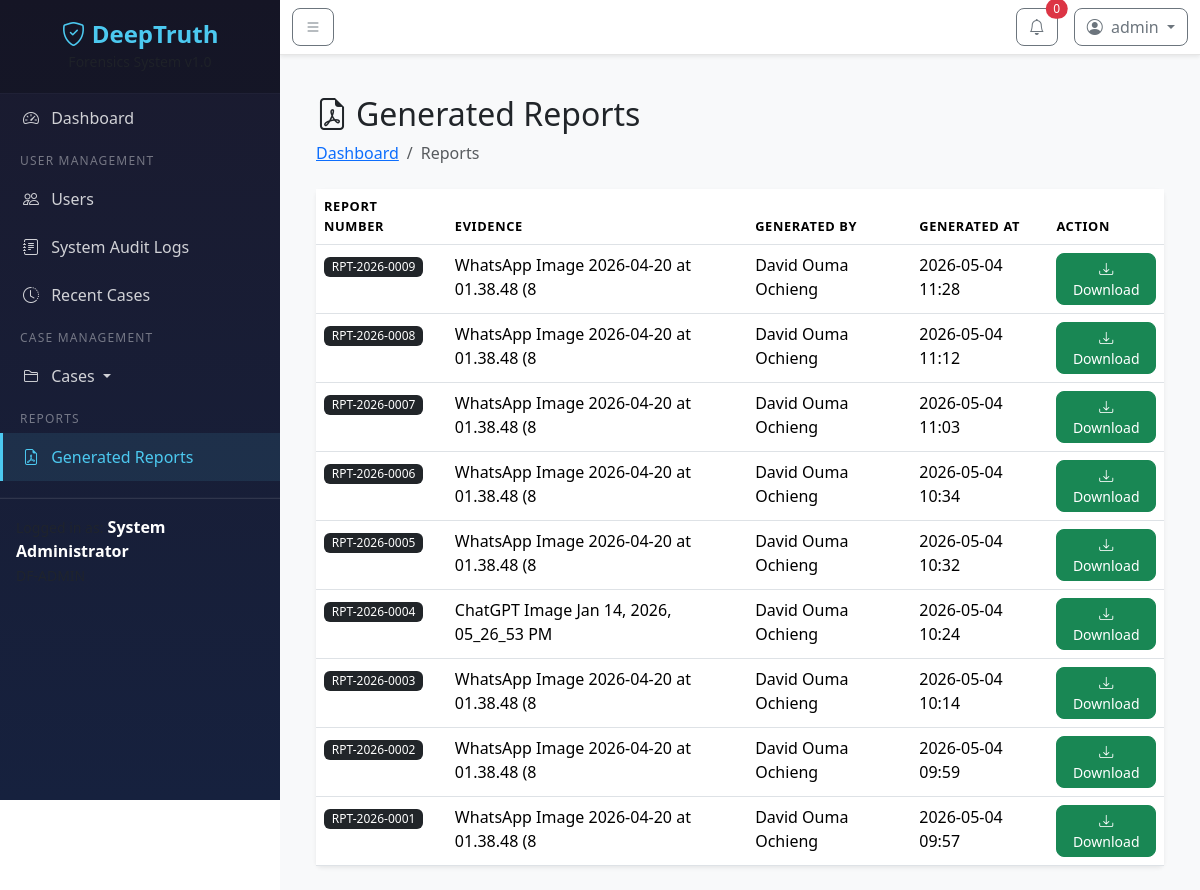
/reports/ (signed in), run on the app's committed database.
### models/user.py (models this page shows, shortened)
class User(UserMixin, db.Model):
    __tablename__ = 'users'
    id = db.Column(db.Integer, primary_key=True)
    email = db.Column(db.String(120), unique=True, nullable=False, index=True)
    username = db.Column(db.String(80), unique=True, nullable=False, index=True)
    password_hash = db.Column(db.String(256), nullable=False)
    full_name = db.Column(db.String(150), nullable=False)
    badge_number = db.Column(db.String(50), unique=True)
    role = db.Column(db.String(20), default='examiner')  # admin, examiner
    is_active = db.Column(db.Boolean, default=True)
    created_at = db.Column(db.DateTime, default=datetime.utcnow)
    last_login = db.Column(db.DateTime)
    last_logout = db.Column(db.DateTime)
    total_time_spent = db.Column(db.Integer, default=0)  # in seconds
    cases = db.relationship('Case', backref='investigator', lazy='dynamic')
    evidence_uploads = db.relationship('EvidenceFile', backref='uploader', lazy='dynamic',
                                       foreign_keys='EvidenceFile.uploaded_by')
    custody_actions = db.relationship('ChainOfCustody', backref='performer', lazy='dynamic',
                                      foreign_keys='ChainOfCustody.performed_by')
    generated_reports = db.relationship('PDFReport', backref='generator', lazy='dynamic',
                                        foreign_keys='PDFReport.generated_by')
    audit_logs = db.relationship('AuditLog', backref='user', lazy='dynamic')

### models/pdf_report.py (models this page shows, shortened)
class PDFReport(db.Model):
    __tablename__ = 'pdf_reports'
    id = db.Column(db.Integer, primary_key=True)
    evidence_id = db.Column(db.Integer, db.ForeignKey('evidence_files.id'), nullable=False)
    report_number = db.Column(db.String(30), unique=True, nullable=False)
    file_path = db.Column(db.String(500), nullable=False)
    generated_by = db.Column(db.Integer, db.ForeignKey('users.id'), nullable=False)
    generated_at = db.Column(db.DateTime, default=datetime.utcnow)

### models/evidence.py (models this page shows, shortened)
class EvidenceFile(db.Model):
    __tablename__ = 'evidence_files'
    id = db.Column(db.Integer, primary_key=True)
    case_id = db.Column(db.Integer, db.ForeignKey('cases.id'), nullable=False)
    evidence_number = db.Column(db.String(30), unique=True, nullable=False)
    original_filename = db.Column(db.String(255), nullable=False)
    stored_filename = db.Column(db.String(255), nullable=False)
    file_path = db.Column(db.String(500), nullable=False)
    file_size = db.Column(db.BigInteger)
    mime_type = db.Column(db.String(50))
    media_type = db.Column(db.String(10), default='video')  # 'video' or 'image'
    duration = db.Column(db.Float)
    resolution_width = db.Column(db.Integer)
    resolution_height = db.Column(db.Integer)
    frame_rate = db.Column(db.Float)
    video_codec = db.Column(db.String(50))
    audio_codec = db.Column(db.String(50))
    sha256_hash = db.Column(db.String(64), nullable=False)
    md5_hash = db.Column(db.String(32))
    hash_timestamp = db.Column(db.DateTime, default=datetime.utcnow)
    metadata_json = db.Column(db.JSON)
    status = db.Column(db.String(20), default='pending')
    upload_timestamp = db.Column(db.DateTime, default=datetime.utcnow)
    uploaded_by = db.Column(db.Integer, db.ForeignKey('users.id'), nullable=False)
    custody_entries = db.relationship('ChainOfCustody', backref='evidence', lazy='dynamic')
    pdf_reports = db.relationship('PDFReport', backref='evidence', lazy='dynamic')

### routes/reports.py (the view)
@reports_bp.route('/')
@login_required
def list_reports():
    reports = PDFReport.query.order_by(PDFReport.generated_at.desc()).all()
    return render_template('reports/list.html', reports=reports)

### routes/auth.py (called while the page is built)
@auth_bp.before_app_request
def track_user_activity():
    if current_user.is_authenticated:
        current_user.last_activity = datetime.utcnow()
        db.session.commit()

### templates/reports/list.html (shortened to what this page needs)
{% extends "base.html" %}
{% block content %}
<div class="container-fluid">
    <h2><i class="bi bi-file-earmark-pdf me-2"></i>Generated Reports</h2>
    <nav aria-label="breadcrumb" class="mb-4">
        <ol class="breadcrumb">
            <li class="breadcrumb-item"><a href="{{ url_for('dashboard.index') }}">Dashboard</a></li>
            <li class="breadcrumb-item active">Reports</li>
        </ol>
    </nav>
    <div class="card border-0 shadow-sm">
        <div class="card-body p-0">
            {% if reports %}
            <div class="table-responsive">
                <table class="table table-hover mb-0">
                    <thead>
                        <tr>
                            <th>Report Number</th>
                            <th>Evidence</th>
                            <th>Generated By</th>
                            <th>Generated At</th>
                            <th>Action</th>
                        </tr>
                    </thead>
                    <tbody>
                        {% for report in reports %}
                        <tr>
                            <td><span class="badge bg-dark">{{ report.report_number }}</span></td>
                            <td>{{ report.evidence.original_filename[:40] if report.evidence else 'N/A' }}</td>
                            <td>{{ report.generator.full_name if report.generator else 'SYSTEM' }}</td>
                            <td>{{ report.generated_at.strftime('%Y-%m-%d %H:%M') }}</td>
                            <td>
                                <a href="{{ url_for('reports.download_report', report_id=report.id) }}"
                                   class="btn btn-sm btn-success">
                                    <i class="bi bi-download"></i> Download
                                </a>
                            </td>
                        </tr>
                        {% endfor %}
                    </tbody>
                </table>
            </div>
            {% endif %}
        </div>
    </div>
</div>
{% endblock %}

### templates/base.html (shortened to what this page needs)
<!DOCTYPE html>
<html lang="en">
<head>
    <link href="https://cdn.jsdelivr.net/npm/bootstrap@5.3.2/dist/css/bootstrap.min.css" rel="stylesheet">
    <link href="https://cdn.jsdelivr.net/npm/bootstrap-icons@1.11.1/font/bootstrap-icons.css" rel="stylesheet">
    <link href="{{ url_for('static', filename='css/style.css') }}" rel="stylesheet">
</head>
<body>
    <div class="wrapper">
        <nav id="sidebar" class="sidebar">
            <div class="sidebar-header text-center">
                <h4 class="mb-0">
                    <i class="bi bi-shield-check"></i> DeepTruth
                </h4>
                <small class="text-muted">Forensics System v1.0</small>
            </div>
            <hr class="sidebar-divider">
            <ul class="list-unstyled components">
    <li class="{% if request.endpoint == 'dashboard.index' or request.endpoint == 'dashboard.admin_dashboard' %}active{% endif %}">
        <a href="{{ url_for('dashboard.index') }}">
            <i class="bi bi-speedometer2 me-2"></i> Dashboard
        </a>
    </li>
    {% if current_user.role == 'admin' %}
    <li class="sidebar-heading"><span>User Management</span></li>
    <li class="{% if 'admin.users' in request.endpoint %}active{% endif %}">
        <a href="{{ url_for('admin.users_list') }}">
            <i class="bi bi-people me-2"></i> Users
        </a>
    </li>
    <li class="{% if 'admin.audit_logs' in request.endpoint %}active{% endif %}">
        <a href="{{ url_for('admin.audit_logs') }}">
            <i class="bi bi-journal-text me-2"></i> System Audit Logs
        </a>
    </li>
    <li class="{% if 'admin.recent_cases' in request.endpoint %}active{% endif %}">
        <a href="{{ url_for('admin.recent_cases') }}">
            <i class="bi bi-clock-history me-2"></i> Recent Cases
        </a>
    </li>
    {% endif %}
    <li class="sidebar-heading"><span>Case Management</span></li>
    <li class="{% if 'cases' in request.endpoint %}active{% endif %}">
        <a href="#casesSubmenu" data-bs-toggle="collapse" aria-expanded="{% if 'cases' in request.endpoint %}true{% else %}false{% endif %}" class="dropdown-toggle">
            <i class="bi bi-folder2 me-2"></i> Cases
        </a>
    </li>
    <li class="sidebar-heading"><span>Reports</span></li>
    <li class="{% if 'reports' in request.endpoint %}active{% endif %}">
        <a href="{{ url_for('reports.list_reports') }}">
            <i class="bi bi-file-earmark-pdf me-2"></i> Generated Reports
        </a>
    </li>
</ul>
            <hr class="sidebar-divider">
            <div class="sidebar-footer p-3">
                <div class="user-info">
                    <small class="text-muted">Logged in as:</small>
                    <strong>{{ current_user.full_name }}</strong>
                    <br>
                    <small class="text-muted">{{ current_user.badge_number or 'No Badge' }}</small>
                </div>
            </div>
        </nav>
        <div id="content">
            <nav class="navbar navbar-expand-lg navbar-light bg-white shadow-sm">
                <div class="container-fluid">
                    <button type="button" id="sidebarCollapse" class="btn btn-outline-secondary">
                        <i class="bi bi-list"></i>
                    </button>
                    <div class="ms-auto d-flex align-items-center">
                        <div class="dropdown me-3">
                            <button class="btn btn-outline-secondary position-relative" type="button" data-bs-toggle="dropdown">
                                <i class="bi bi-bell"></i>
                                <span class="position-absolute top-0 start-100 translate-middle badge rounded-pill bg-danger">
                                    0
                                </span>
                            </button>
                        </div>
                        <div class="dropdown">
                            <button class="btn btn-outline-secondary dropdown-toggle" type="button" data-bs-toggle="dropdown">
                                <i class="bi bi-person-circle me-1"></i> {{ current_user.username }}
                            </button>
                        </div>
                    </div>
                </div>
            </nav>
            <div class="container-fluid p-4">
                {% block content %}{% endblock %}
            </div>
        </div>
    </div>
</body>
</html>

### static/css/style.css (style rules this page uses)
.wrapper { display: flex; width: 100%; min-height: 100vh; }
.sidebar { min-width: 280px; max-width: 280px; background: linear-gradient(180deg, #1a1a2e 0%, #16213e 100%); color: #fff; transition: all 0.3s; position: fixed; top: 0; left: 0; height: 100vh; z-index: 999; overflow-y: auto; }
.sidebar-header { padding: 20px; background: rgba(0, 0, 0, 0.2); }
.sidebar-header h4 { color: #4cc9f0; font-weight: 700; }
.sidebar-divider { border-color: rgba(255, 255, 255, 0.1); margin: 0; }
.sidebar-heading { padding: 10px 20px 5px; font-size: 0.75rem; text-transform: uppercase; letter-spacing: 0.1em; color: rgba(255, 255, 255, 0.4); }
.sidebar ul.components { padding: 0; }
.sidebar ul li a { padding: 12px 20px; display: block; color: rgba(255, 255, 255, 0.8); text-decoration: none; transition: all 0.3s; border-left: 3px solid transparent; }
.sidebar ul li.active a { background: rgba(76, 201, 240, 0.1); color: #4cc9f0; border-left-color: #4cc9f0; }
.sidebar-footer { margin-top: auto; border-top: 1px solid rgba(255, 255, 255, 0.1); }
#content { width: calc(100% - 280px); margin-left: 280px; transition: all 0.3s; min-height: 100vh; background-color: #f8f9fa; }
.navbar { border-bottom: 1px solid rgba(0, 0, 0, 0.1); }
.table th { font-weight: 600; text-transform: uppercase; font-size: 0.8rem; letter-spacing: 0.05em; }
.badge { font-weight: 500; }
.btn { border-radius: 8px; font-weight: 500; }

### data on the page
User: full_name "System Administrator", username "admin"
PDFReport: report_number "RPT-2026-0009", evidence "WhatsApp Image 2026-04-20 at 01.38.48 (8", generator "David Ouma Ochieng", generated_at "2026-05-04 11:28"
PDFReport: report_number "RPT-2026-0008", evidence "WhatsApp Image 2026-04-20 at 01.38.48 (8", generator "David Ouma Ochieng", generated_at "2026-05-04 11:12"
PDFReport: report_number "RPT-2026-0007", evidence "WhatsApp Image 2026-04-20 at 01.38.48 (8", generator "David Ouma Ochieng", generated_at "2026-05-04 11:03"
PDFReport: report_number "RPT-2026-0006", evidence "WhatsApp Image 2026-04-20 at 01.38.48 (8", generator "David Ouma Ochieng", generated_at "2026-05-04 10:34"
PDFReport: report_number "RPT-2026-0005", evidence "WhatsApp Image 2026-04-20 at 01.38.48 (8", generator "David Ouma Ochieng", generated_at "2026-05-04 10:32"
PDFReport: report_number "RPT-2026-0004", evidence "ChatGPT Image Jan 14, 2026, 05_26_53 PM", generator "David Ouma Ochieng", generated_at "2026-05-04 10:24"
PDFReport: report_number "RPT-2026-0003", evidence "WhatsApp Image 2026-04-20 at 01.38.48 (8", generator "David Ouma Ochieng", generated_at "2026-05-04 10:14"
PDFReport: report_number "RPT-2026-0002", evidence "WhatsApp Image 2026-04-20 at 01.38.48 (8", generator "David Ouma Ochieng", generated_at "2026-05-04 09:59"
PDFReport: report_number "RPT-2026-0001", evidence "WhatsApp Image 2026-04-20 at 01.38.48 (8", generator "David Ouma Ochieng", generated_at "2026-05-04 09:57"
